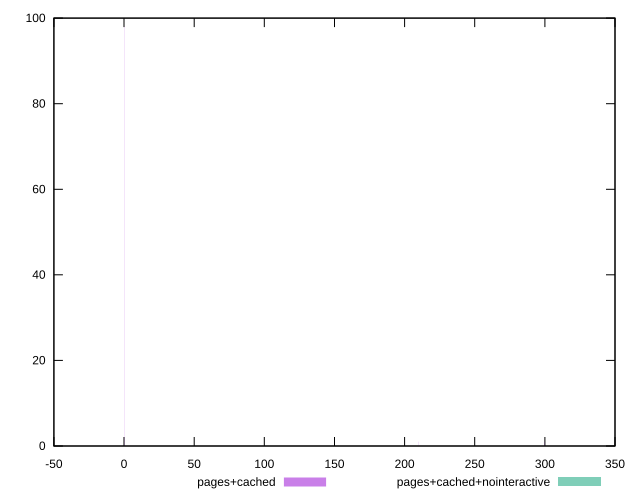

Here is the gnuplot script that generated this plot:
reset
set terminal svg size 640, 500 enhanced background rgb 'white'
set output "report_00007_2020-12-11T15:55:29.892Z/uses-rel-preconnect/comparison/histogram/2_vs_3.svg"

$pagesCached <<EOF
300 1
0 98
209.8 1
EOF

$pagesCachedNointeractive <<EOF
0 100
EOF

set key outside below
set boxwidth 0.1
set yrange [0:100]
set style fill transparent solid 0.5 noborder

plot \
  $pagesCached title "pages+cached" with boxes, \
  $pagesCachedNointeractive title "pages+cached+nointeractive" with boxes, \


reset
